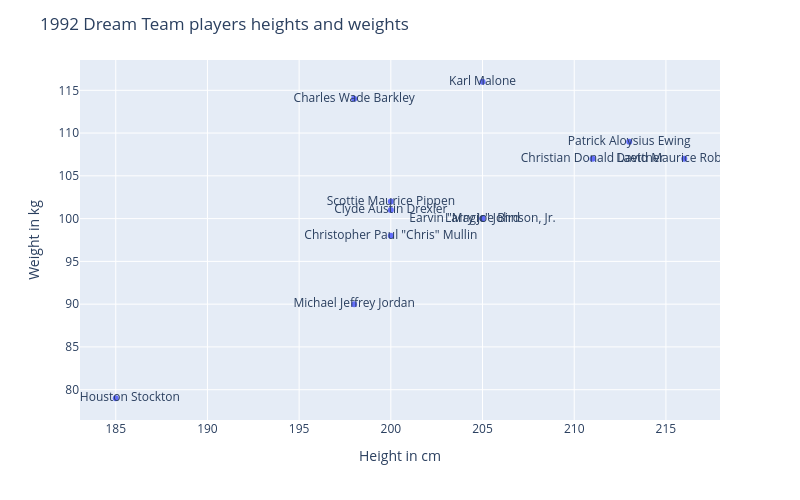

Notebook code cell kept with this figure:
### Code cell
# make the plotly plot

fig = px.scatter(dream_team, x='Height', y='Weight', text='Name', width=800, height=500)
fig.update_layout(title = '1992 Dream Team players heights and weights', xaxis_title = 'Height in cm', yaxis_title = 'Weight in kg')
fig.show()

# the below chart is interactive, you can zoom in and whatnot

### Figure 1 — Plotly figure (JSON) as saved in the notebook; plotly's stock layout.template omitted (floating-point values rounded to 4 significant figures)
{"data": [{"hovertemplate": "Height=%{x}<br>Weight=%{y}<br>Name=%{text}<extra></extra>", "legendgroup": "", "marker": {"color": "#636efa", "symbol": "circle"}, "mode": "markers+text", "name": "", "orientation": "v", "showlegend": false, "text": ["Charles Wade Barkley", "Larry Joe Bird", "Clyde Austin Drexler", "Patrick Aloysius Ewing", "Earvin \"Magic\" Johnson, Jr.", "Michael Jeffrey Jordan", "Christian Donald Laettner", "Karl Malone", "Christopher Paul \"Chris\" Mullin", "Scottie Maurice Pippen", "David Maurice Robinson", "John Houston Stockton"], "type": "scatter", "x": [198.0, 205.0, 200.0, 213.0, 205.0, 198.0, 211.0, 205.0, 200.0, 200.0, 216.0, 185.0], "xaxis": "x", "y": [114.0, 100.0, 101.0, 109.0, 100.0, 90.0, 107.0, 116.0, 98.0, 102.0, 107.0, 79.0], "yaxis": "y"}], "layout": {"height": 500, "legend": {"tracegroupgap": 0}, "margin": {"t": 60}, "title": {"text": "1992 Dream Team players heights and weights"}, "width": 800, "xaxis": {"anchor": "y", "domain": [0, 1], "title": {"text": "Height in cm"}}, "yaxis": {"anchor": "x", "domain": [0, 1], "title": {"text": "Weight in kg"}}}}
